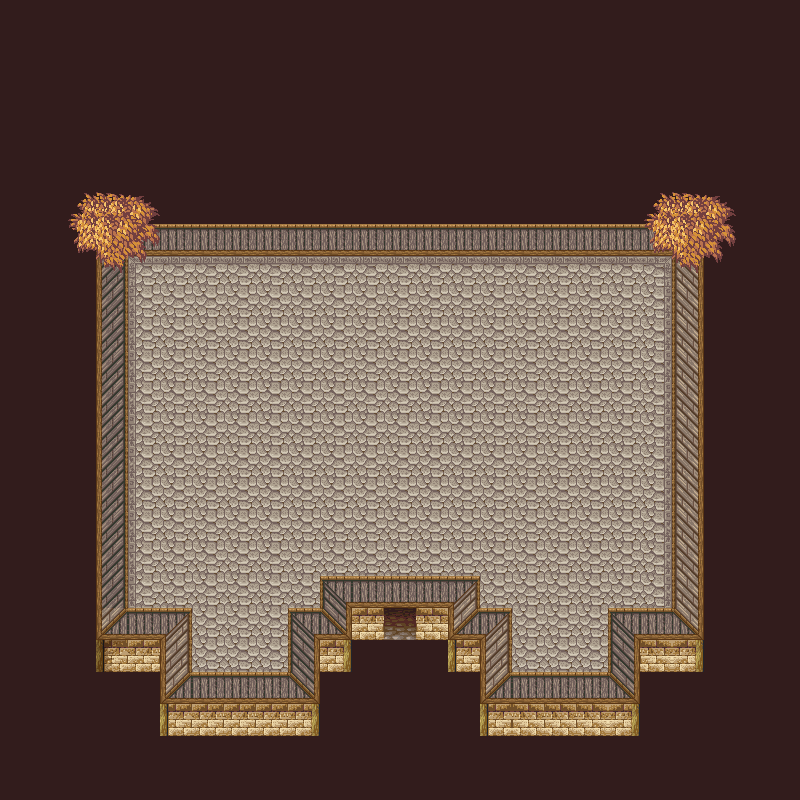

This game map was drawn from its Tiled (.tmx) file and the tilesets committed beside it. A one-line description and the full map source follow:
An orthogonal 25x25 tile map with 32x32 px tiles, 3 tile layers (Base, Collision, Foreground) and 3 objects (entrance, exit, start).

<map version="1.0" tiledversion="1.0.2" orientation="orthogonal" renderorder="right-down" width="25" height="25" tilewidth="32" tileheight="32" nextobjectid="6">
 <tileset firstgid="1" name="outside-compound" tilewidth="32" tileheight="32" tilecount="360" columns="8">
  <image source="../../../Tilesets/outside-tileset.png" width="256" height="1450" />
 </tileset>
 <layer name="Base" width="25" height="25">
  <data encoding="csv">
327,327,327,327,327,327,327,327,327,327,327,327,327,327,327,327,327,327,327,327,327,327,327,327,327,
327,327,327,327,327,327,327,327,327,327,327,327,327,327,327,327,327,327,327,327,327,327,327,327,327,
327,327,327,327,327,327,327,327,327,327,327,327,327,327,327,327,327,327,327,327,327,327,327,327,327,
327,327,327,327,327,327,327,327,327,327,327,327,327,327,327,327,327,327,327,327,327,327,327,327,327,
327,327,327,327,327,327,327,327,327,327,327,327,327,327,327,327,327,327,327,327,327,327,327,327,327,
327,327,327,327,327,327,327,327,327,327,327,327,327,327,327,327,327,327,327,327,327,327,327,327,327,
327,327,327,327,327,327,327,327,327,327,327,327,327,327,327,327,327,327,327,327,327,327,327,327,327,
327,327,327,2147483843,202,202,202,202,202,202,202,202,202,202,202,202,202,202,202,202,202,2147483841,327,327,327,
327,327,327,2147483843,73,74,74,74,74,74,74,74,74,74,74,74,74,74,74,74,75,2147483841,327,327,327,
327,327,327,2147483843,81,82,82,82,82,82,82,82,82,82,82,82,82,82,82,82,83,2147483841,327,327,327,
327,327,327,2147483843,81,82,82,82,82,82,82,82,82,82,82,82,82,82,82,82,83,2147483841,327,327,327,
327,327,327,2147483843,81,82,82,82,82,82,82,82,82,82,82,82,82,82,82,82,83,2147483841,327,327,327,
327,327,327,2147483843,81,82,82,82,82,82,82,82,82,82,82,82,82,82,82,82,83,2147483841,327,327,327,
327,327,327,2147483843,81,82,82,82,82,82,82,82,82,82,82,82,82,82,82,82,83,2147483841,327,327,327,
327,327,327,2147483843,81,82,82,82,82,82,82,82,82,82,82,82,82,82,82,82,83,2147483841,327,327,327,
327,327,327,2147483843,81,82,82,82,82,82,82,82,82,82,82,82,82,82,82,82,83,2147483841,327,327,327,
327,327,327,2147483843,81,82,82,82,82,82,82,82,82,82,82,82,82,82,82,82,83,2147483841,327,327,327,
327,327,327,2147483843,81,82,82,82,82,82,82,82,82,82,82,82,82,82,82,82,83,2147483841,327,327,327,
327,327,327,2147483843,81,82,82,82,82,82,197,202,202,202,196,82,82,82,82,82,83,2147483841,327,327,327,
327,327,327,201,202,196,82,82,82,197,203,37,335,2147483685,201,196,82,82,82,197,202,2147483849,327,327,327,
327,327,327,305,37,193,82,82,82,195,38,327,327,327,36,193,82,82,82,195,2147483685,38,327,327,327,
327,327,327,327,327,201,202,202,202,203,327,327,327,327,327,201,202,202,202,203,327,327,327,327,327,
327,327,327,327,327,36,37,37,37,38,327,327,327,327,327,36,2147483685,2147483685,2147483685,38,327,327,327,327,327,
327,327,327,327,327,327,327,327,327,327,327,327,327,327,327,327,327,327,327,327,327,327,327,327,327,
327,327,327,327,327,327,327,327,327,327,327,327,327,327,327,327,327,327,327,327,327,327,327,327,327
</data>
 </layer>
 <layer name="Collision" width="25" height="25">
  <data encoding="csv">
0,0,0,0,0,0,0,0,0,0,0,0,0,0,0,0,0,0,0,0,0,0,0,0,0,
0,0,0,0,0,0,0,0,0,0,0,0,0,0,0,0,0,0,0,0,0,0,0,0,0,
0,0,0,0,0,0,0,0,0,0,0,0,0,0,0,0,0,0,0,0,0,0,0,0,0,
0,0,0,0,0,0,0,0,0,0,0,0,0,0,0,0,0,0,0,0,0,0,0,0,0,
0,0,0,0,0,0,0,0,0,0,0,0,0,0,0,0,0,0,0,0,0,0,0,0,0,
0,0,0,0,0,0,0,0,0,0,0,0,0,0,0,0,0,0,0,0,0,0,0,0,0,
0,0,0,0,0,0,0,0,0,0,0,0,0,0,0,0,0,0,0,0,0,0,0,0,0,
0,0,0,0,0,0,0,0,0,0,0,0,0,0,0,0,0,0,0,0,0,0,0,0,0,
0,0,0,0,0,0,0,0,0,0,0,0,0,0,0,0,0,0,0,0,0,0,0,0,0,
0,0,0,0,0,0,0,0,0,0,0,0,0,0,0,0,0,0,0,0,0,0,0,0,0,
0,0,0,0,0,0,0,0,0,0,0,0,0,0,0,0,0,0,0,0,0,0,0,0,0,
0,0,0,0,0,0,0,0,0,0,0,0,0,0,0,0,0,0,0,0,0,0,0,0,0,
0,0,0,0,0,0,0,0,0,0,0,0,0,0,0,0,0,0,0,0,0,0,0,0,0,
0,0,0,0,0,0,0,0,0,0,0,0,0,0,0,0,0,0,0,0,0,0,0,0,0,
0,0,0,0,0,0,0,0,0,0,0,0,0,0,0,0,0,0,0,0,0,0,0,0,0,
0,0,0,0,0,0,0,0,0,0,0,0,0,0,0,0,0,0,0,0,0,0,0,0,0,
0,0,0,0,0,0,0,0,0,0,0,0,0,0,0,0,0,0,0,0,0,0,0,0,0,
0,0,0,0,0,0,0,0,0,0,0,0,0,0,0,0,0,0,0,0,0,0,0,0,0,
0,0,0,0,0,0,0,0,0,0,0,0,0,0,0,0,0,0,0,0,0,0,0,0,0,
0,0,0,0,0,0,0,0,0,0,0,0,0,0,0,0,0,0,0,0,0,0,0,0,0,
0,0,0,0,0,0,0,0,0,0,0,0,0,0,0,0,0,0,0,0,0,0,0,0,0,
0,0,0,0,0,0,0,0,0,0,0,0,0,0,0,0,0,0,0,0,0,0,0,0,0,
0,0,0,0,0,0,0,0,0,0,0,0,0,0,0,0,0,0,0,0,0,0,0,0,0,
0,0,0,0,0,0,0,0,0,0,0,0,0,0,0,0,0,0,0,0,0,0,0,0,0,
0,0,0,0,0,0,0,0,0,0,0,0,0,0,0,0,0,0,0,0,0,0,0,0,0
</data>
 </layer>
 <layer name="Foreground" width="25" height="25">
  <data encoding="csv">
0,0,0,0,0,0,0,0,0,0,0,0,0,0,0,0,0,0,0,0,0,0,0,0,0,
0,0,0,0,0,0,0,0,0,0,0,0,0,0,0,0,0,0,0,0,0,0,0,0,0,
0,0,0,0,0,0,0,0,0,0,0,0,0,0,0,0,0,0,0,0,0,0,0,0,0,
0,0,0,0,0,0,0,0,0,0,0,0,0,0,0,0,0,0,0,0,0,0,0,0,0,
0,0,0,0,0,0,0,0,0,0,0,0,0,0,0,0,0,0,0,0,0,0,0,0,0,
0,0,0,0,0,0,0,0,0,0,0,0,0,0,0,0,0,0,0,0,0,0,0,0,0,
0,0,244,245,246,0,0,0,0,0,0,0,0,0,0,0,0,0,0,0,244,245,246,0,0,
0,0,252,253,254,0,0,0,0,0,0,0,0,0,0,0,0,0,0,0,252,253,254,0,0,
0,0,260,261,262,0,0,0,0,0,0,0,0,0,0,0,0,0,0,0,260,261,262,0,0,
0,0,0,0,0,0,0,0,0,0,0,0,0,0,0,0,0,0,0,0,0,0,0,0,0,
0,0,0,0,0,0,0,0,0,0,0,0,0,0,0,0,0,0,0,0,0,0,0,0,0,
0,0,0,0,0,0,0,0,0,0,0,0,0,0,0,0,0,0,0,0,0,0,0,0,0,
0,0,0,0,0,0,0,0,0,0,0,0,0,0,0,0,0,0,0,0,0,0,0,0,0,
0,0,0,0,0,0,0,0,0,0,0,0,0,0,0,0,0,0,0,0,0,0,0,0,0,
0,0,0,0,0,0,0,0,0,0,0,0,0,0,0,0,0,0,0,0,0,0,0,0,0,
0,0,0,0,0,0,0,0,0,0,0,0,0,0,0,0,0,0,0,0,0,0,0,0,0,
0,0,0,0,0,0,0,0,0,0,0,0,0,0,0,0,0,0,0,0,0,0,0,0,0,
0,0,0,0,0,0,0,0,0,0,0,0,0,0,0,0,0,0,0,0,0,0,0,0,0,
0,0,0,0,0,0,0,0,0,0,0,202,202,202,0,0,0,0,0,0,0,0,0,0,0,
0,0,0,0,0,0,0,0,0,0,0,37,335,2147483685,0,0,0,0,0,0,0,0,0,0,0,
0,0,0,0,0,0,0,0,0,0,0,0,0,0,0,0,0,0,0,0,0,0,0,0,0,
0,0,0,0,0,0,0,0,0,0,0,0,0,0,0,0,0,0,0,0,0,0,0,0,0,
0,0,0,0,0,0,0,0,0,0,0,0,0,0,0,0,0,0,0,0,0,0,0,0,0,
0,0,0,0,0,0,0,0,0,0,0,0,0,0,0,0,0,0,0,0,0,0,0,0,0,
0,0,0,0,0,0,0,0,0,0,0,0,0,0,0,0,0,0,0,0,0,0,0,0,0
</data>
 </layer>
 <objectgroup name="meta">
  <object id="1" name="entrance" x="385.604" y="605.357" width="28.1947" height="33.1702" />
  <object id="3" name="exit" x="385.604" y="578.821" width="29.024" height="59.7064" />
  <object id="4" name="start" x="388.921" y="505.846" width="24.0484" height="27.3655" />
 </objectgroup>
</map>
